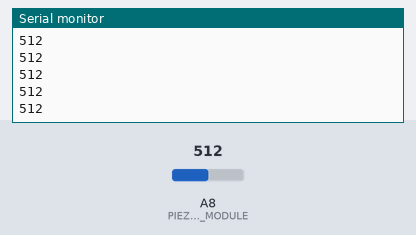
Simulated run of this sketch. Board: Teensy 4. Parts: the last lines printed to the serial monitor. Inputs (shaded band) come from the test bench; at power-on: A8 (PIEZOELECTRIC_MODULE) = 512.

Above: at 1.2 s.
1.3 s: A8 (PIEZOELECTRIC_MODULE) set to 716
At 1.9 s:
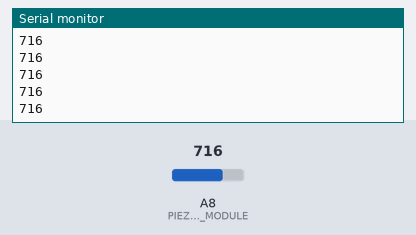
2.8 s: A8 (PIEZOELECTRIC_MODULE) set to 900
At 3.4 s:
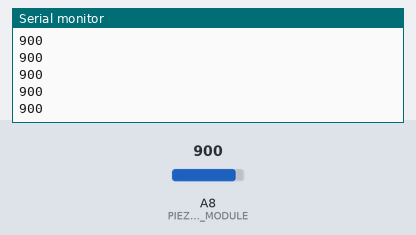
Timing chart, 0 to 5.8 s (numbered marks = the images above; inputs shaded):
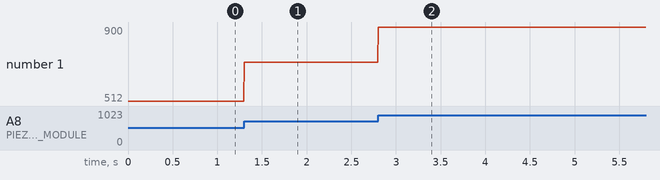

Measured:
- after the input at 1.3 s, the serial monitor: prints a new line at once (image 1)
- after the input at 2.8 s, the serial monitor: prints a new line at once (image 2)
- plotted number 1: 512 → 716 after the input at 1.3 s, 716 → 900 after the input at 2.8 s

The sketch:

07_experiment.ino
```cpp
// Experiment #7: Piezoelectric sensor
// Description: Test piezo functionality, sending MIDI CC messages based on input to Max/MSP
// Modules Used: Piezoelectric sensor module

#define PIEZOELECTRIC_MODULE 22


void setup() {
  pinMode(PIEZOELECTRIC_MODULE, INPUT);
  Serial.begin(9600);
}

void loop() {
  int piezoelectricValue = analogRead(PIEZOELECTRIC_MODULE);
  int piezoelectricValueMIDI = map(piezoelectricValue, 0, 1024, 0, 127);
  Serial.println(piezoelectricValue);
  usbMIDI.sendControlChange(7, piezoelectricValue, 1);
  delay(5);
}
```
